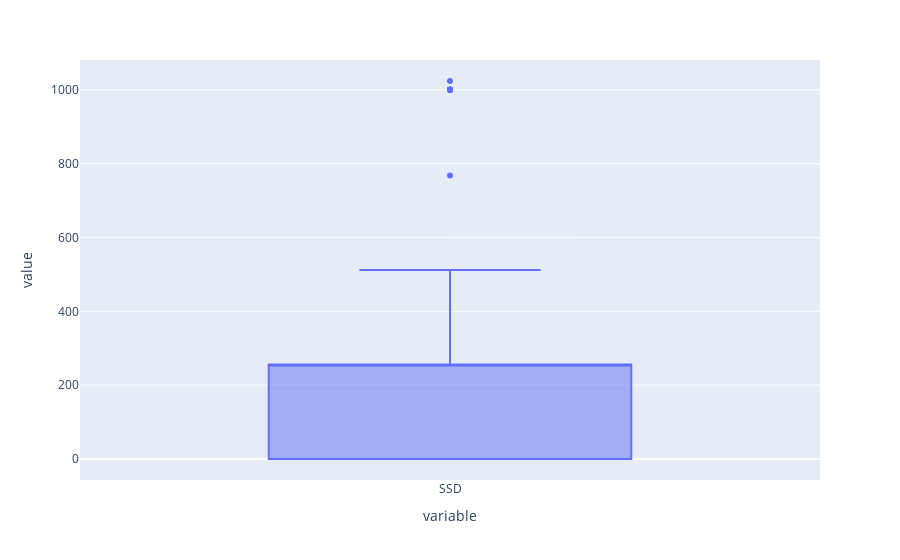

This figure's notebook cell:
### Code cell
px.box(df.SSD)

### Figure 1 — Plotly figure (JSON) as saved in the notebook; plotly's stock layout.template omitted (floating-point values rounded to 4 significant figures; data arrays with more than 128 entries replaced by an {"elided": "..."} marker saying what was removed)
{"data": [{"alignmentgroup": "True", "hovertemplate": "variable=%{x}<br>value=%{y}<extra></extra>", "legendgroup": "", "marker": {"color": "#636efa"}, "name": "", "notched": false, "offsetgroup": "", "orientation": "v", "showlegend": false, "type": "box", "x": {"elided": "1241 str values"}, "x0": " ", "xaxis": "x", "y": {"elided": "1241 int values"}, "y0": " ", "yaxis": "y"}], "layout": {"boxmode": "group", "legend": {"tracegroupgap": 0}, "margin": {"t": 60}, "xaxis": {"anchor": "y", "domain": [0, 1], "title": {"text": "variable"}}, "yaxis": {"anchor": "x", "domain": [0, 1], "title": {"text": "value"}}}}
